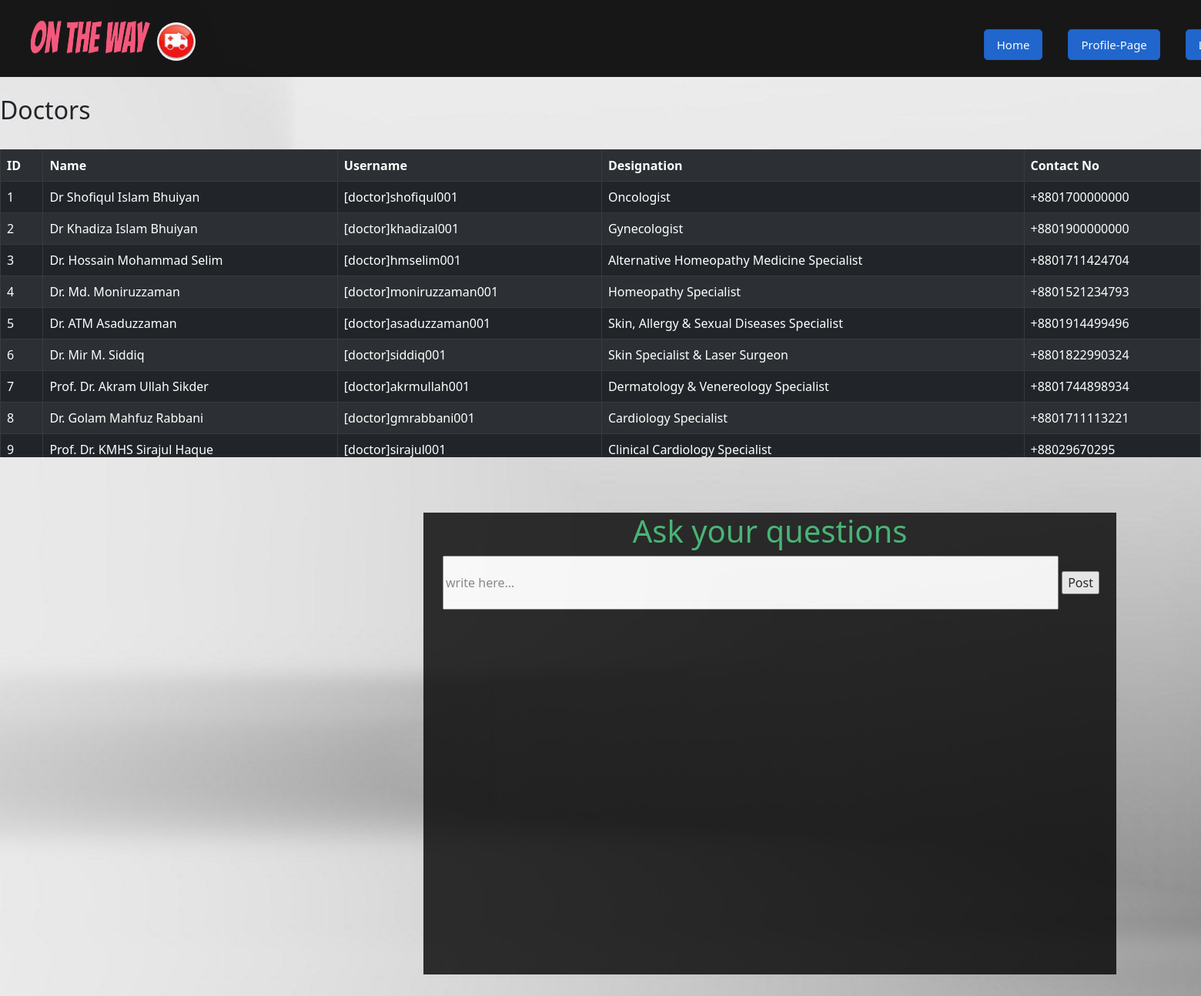
Screenshot of /admin/dcorner.php (signed in) with the database file from the repository.
### tables this page shows
CREATE TABLE `doctors` (
  `doctorId` int(11) NOT NULL,
  `doctorName` varchar(200) NOT NULL,
  `doctorUsername` varchar(200) NOT NULL,
  `doctorDesignation` varchar(200) NOT NULL,
  `doctorContactNo` varchar(200) NOT NULL,
  `doctorEmail` varchar(200) NOT NULL
);

### admin/dcorner.php (the view, shortened to what this page needs)
<?php
include_once 'header.php';
include_once 'db.php';
?>
<br><h2>Doctors</h2><br>
<div class="scroll">
<?php
$res=mysqli_query($conn,"SELECT * FROM doctors;");
echo "<table class='table table-bordered table-hover table-striped table-dark'>";
echo "<tr style='background-color: white'>";
echo "<th>"; echo "ID";   echo "</th>";
echo "<th>"; echo "Name";   echo "</th>";
echo "<th>"; echo "Username";   echo "</th>";
echo "<th>"; echo "Designation";   echo "</th>";
echo "<th>"; echo "Contact No";   echo "</th>";
echo "</tr>";
while ($row=mysqli_fetch_assoc($res))
 {
	echo "<tr>";
	echo "<td>"; echo $row['doctorId']; echo "</td>";
	echo "<td>"; echo $row['doctorName']; echo "</td>";
	echo "<td>"; echo $row['doctorUsername']; echo "</td>";
	echo "<td>"; echo $row['doctorDesignation']; echo "</td>";
	echo "<td>"; echo $row['doctorContactNo']; echo "</td>";
	echo "</tr>";
}
echo "</table>";
?>
</div>
<br><br><br>
<div class="wrapper">
	<h1>Ask your questions</h1>
	<form style="" action="" method="post">
		<input style="width: 800px; height: 70px; margin-left: 25px;" type="text" name="comment" placeholder="write here...">
		<input type="submit" name="submit" value="Post">
	</form>
	<br>
<div class="scroll">
</div>
</div>

### admin/style.css (style rules this page uses)
body { font-family: sans-serif; }
h1 { color:#27ae60 ; text-align: center; }
.wrapper { width: 900px; height: 600px; background-color: black; opacity: 0.8; color: white; margin-bottom: 800px; margin-left: 550px; }
.scroll { height: 400px; width: 100%; overflow: auto; }

### admin/dcorner.php (style rules this page uses)
body { background-image: url("medbackground.jpg"); height: 1300px; width: 1900px; background-position: center; background-repeat: no-repeat; background-size: cover; }

### rows the page displays
doctors: doctorId "1", doctorName "Dr Shofiqul Islam Bhuiyan", doctorUsername "[doctor]shofiqul001", doctorDesignation "Oncologist", doctorContactNo "+8801700000000"
doctors: doctorId "2", doctorName "Dr Khadiza Islam Bhuiyan", doctorUsername "[doctor]khadizal001", doctorDesignation "Gynecologist", doctorContactNo "+8801900000000"
doctors: doctorId "3", doctorName "Dr. Hossain Mohammad Selim", doctorUsername "[doctor]hmselim001", doctorDesignation "Alternative Homeopathy Medicine Specialist", doctorContactNo "+8801711424704"
doctors: doctorId "4", doctorName "Dr. Md. Moniruzzaman", doctorUsername "[doctor]moniruzzaman001", doctorDesignation "Homeopathy Specialist", doctorContactNo "+8801521234793"
doctors: doctorId "5", doctorName "Dr. ATM Asaduzzaman", doctorUsername "[doctor]asaduzzaman001", doctorDesignation "Skin, Allergy & Sexual Diseases Specialist", doctorContactNo "+8801914499496"
doctors: doctorId "6", doctorName "Dr. Mir M. Siddiq", doctorUsername "[doctor]siddiq001", doctorDesignation "Skin Specialist & Laser Surgeon", doctorContactNo "+8801822990324"
doctors: doctorId "7", doctorName "Prof. Dr. Akram Ullah Sikder", doctorUsername "[doctor]akrmullah001", doctorDesignation "Dermatology & Venereology Specialist", doctorContactNo "+8801744898934"
doctors: doctorId "8", doctorName "Dr. Golam Mahfuz Rabbani", doctorUsername "[doctor]gmrabbani001", doctorDesignation "Cardiology Specialist", doctorContactNo "+8801711113221"
doctors: doctorId "9", doctorName "Prof. Dr. KMHS Sirajul Haque", doctorUsername "[doctor]sirajul001", doctorDesignation "Clinical Cardiology Specialist", doctorContactNo "+88029670295"
